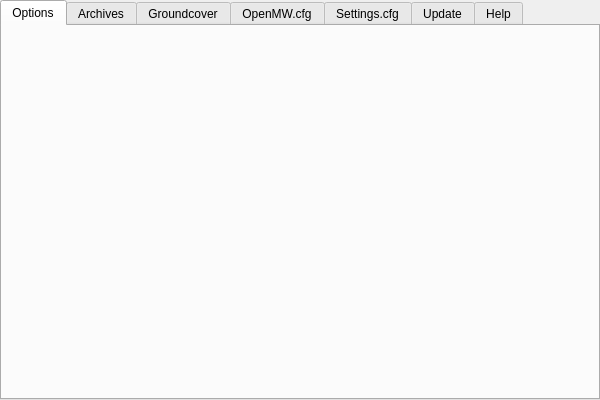
<?xml version="1.0" encoding="UTF-8"?>
<ui version="4.0">
 <class>OMWPMenu</class>
 <widget class="QWidget" name="OMWPMenu">
  <property name="geometry">
   <rect>
    <x>0</x>
    <y>0</y>
    <width>600</width>
    <height>400</height>
   </rect>
  </property>
  <property name="minimumSize">
   <size>
    <width>600</width>
    <height>400</height>
   </size>
  </property>
  <property name="windowTitle">
   <string>Form</string>
  </property>
  <layout class="QVBoxLayout" name="verticalLayout_2">
   <property name="spacing">
    <number>0</number>
   </property>
   <property name="leftMargin">
    <number>0</number>
   </property>
   <property name="topMargin">
    <number>0</number>
   </property>
   <property name="rightMargin">
    <number>0</number>
   </property>
   <property name="bottomMargin">
    <number>0</number>
   </property>
   <item>
    <widget class="QSplitter" name="contentSplitter">
     <property name="orientation">
      <enum>Qt::Vertical</enum>
     </property>
     <widget class="QTabWidget" name="tabList">
      <property name="currentIndex">
       <number>0</number>
      </property>
      <widget class="QWidget" name="optionsTab">
       <attribute name="title">
        <string>Options</string>
       </attribute>
      </widget>
      <widget class="QWidget" name="archivesTab">
       <attribute name="title">
        <string>Archives</string>
       </attribute>
      </widget>
      <widget class="QWidget" name="groundcoverTab">
       <attribute name="title">
        <string>Groundcover</string>
       </attribute>
      </widget>
      <widget class="QWidget" name="openmwcfgTab">
       <attribute name="title">
        <string>OpenMW.cfg</string>
       </attribute>
      </widget>
      <widget class="QWidget" name="settingscfgTab">
       <attribute name="title">
        <string>Settings.cfg</string>
       </attribute>
      </widget>
      <widget class="QWidget" name="updateTab">
       <attribute name="title">
        <string>Update</string>
       </attribute>
      </widget>
      <widget class="QWidget" name="helpTab">
       <attribute name="title">
        <string>Help</string>
       </attribute>
      </widget>
     </widget>
    </widget>
   </item>
  </layout>
 </widget>
 <resources/>
 <connections/>
</ui>
